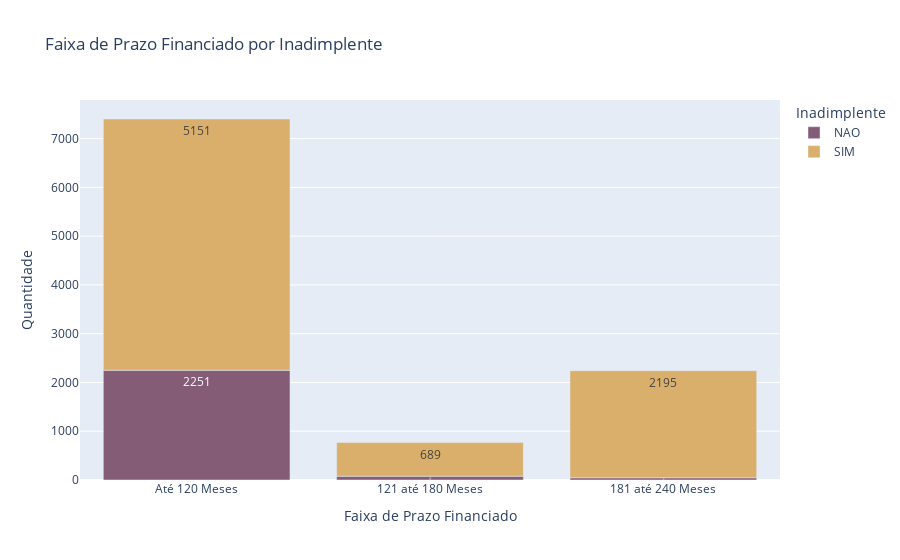

The notebook cell saved with this chart:
### Code cell
# Contar os valores para cada faixa de valor financiado e inadimplente
value_counts1 = df_dados.groupby([ 'FAIXA_PRAZO_FINANCIAMENTO','INADIMPLENTE_COBRANCA']).size().reset_index(name='quantidade')
value_counts1.columns = ['faixa de prazo financiado', 'inadimplente', 'quantidade']
# Criar o gráfico de barras
fig = px.bar(value_counts1, 
             x='faixa de prazo financiado', 
             y='quantidade', 
             color='inadimplente',
             title='Faixa de Prazo Financiado por Inadimplente',
             color_discrete_sequence=px.colors.qualitative.Antique,
             text='quantidade')  # Adiciona o texto nas barras

# Ajustar a rotação dos rótulos do eixo x e outros ajustes de layout
fig.update_layout(
    xaxis_title='Faixa de Prazo Financiado',
    yaxis_title='Quantidade',
    legend_title='Inadimplente'
)


# Mostrar o gráfico
fig.show()

### Figure 1 — Plotly figure (JSON) as saved in the notebook; plotly's stock layout.template omitted (floating-point values rounded to 4 significant figures)
{"data": [{"alignmentgroup": "True", "hovertemplate": "inadimplente=NAO<br>faixa de prazo financiado=%{x}<br>quantidade=%{text}<extra></extra>", "legendgroup": "NAO", "marker": {"color": "rgb(133, 92, 117)", "pattern": {"shape": ""}}, "name": "NAO", "offsetgroup": "NAO", "orientation": "v", "showlegend": true, "text": [2251, 78, 46], "textposition": "auto", "type": "bar", "x": ["Até 120 Meses", "121 até 180 Meses", "181 até 240 Meses"], "xaxis": "x", "y": [2251, 78, 46], "yaxis": "y"}, {"alignmentgroup": "True", "hovertemplate": "inadimplente=SIM<br>faixa de prazo financiado=%{x}<br>quantidade=%{text}<extra></extra>", "legendgroup": "SIM", "marker": {"color": "rgb(217, 175, 107)", "pattern": {"shape": ""}}, "name": "SIM", "offsetgroup": "SIM", "orientation": "v", "showlegend": true, "text": [5151, 689, 2195], "textposition": "auto", "type": "bar", "x": ["Até 120 Meses", "121 até 180 Meses", "181 até 240 Meses"], "xaxis": "x", "y": [5151, 689, 2195], "yaxis": "y"}], "layout": {"barmode": "relative", "legend": {"title": {"text": "Inadimplente"}, "tracegroupgap": 0}, "title": {"text": "Faixa de Prazo Financiado por Inadimplente"}, "xaxis": {"anchor": "y", "domain": [0, 1], "title": {"text": "Faixa de Prazo Financiado"}}, "yaxis": {"anchor": "x", "domain": [0, 1], "title": {"text": "Quantidade"}}}}
